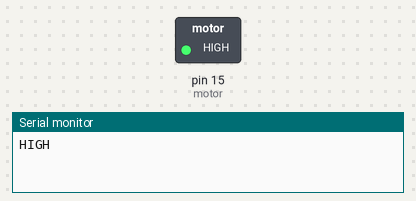
Simulated run of this sketch. Board: Arduino Uno, built with avr-gcc and run on an emulated ATmega328P. Shown: switched loads named in the sketch (green lamp = pin HIGH), the last lines printed to the serial monitor.

Above: at 1.5 s.
At 4.5 s:
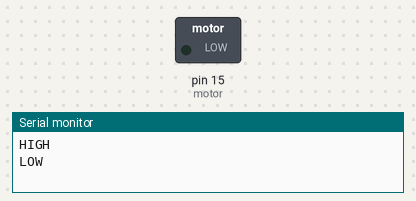
Timing chart, 0 to 7.8 s (numbered marks = the images above):
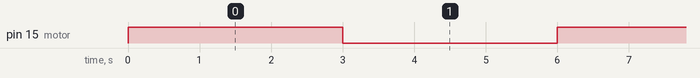

Measured:
- by itself, pin 15 (motor): alternates HIGH for 3.0 s and LOW for 3.0 s

The sketch:

Activity_04.ino
```cpp
int motor = 15;

void setup() {
  Serial.begin(9600);
  pinMode(motor, OUTPUT);
}

void loop() {
    digitalWrite(motor, HIGH);
    Serial.println("HIGH");
    delay(3000);
    digitalWrite(motor, LOW);
    Serial.println("LOW");
    delay(3000);
}
```
